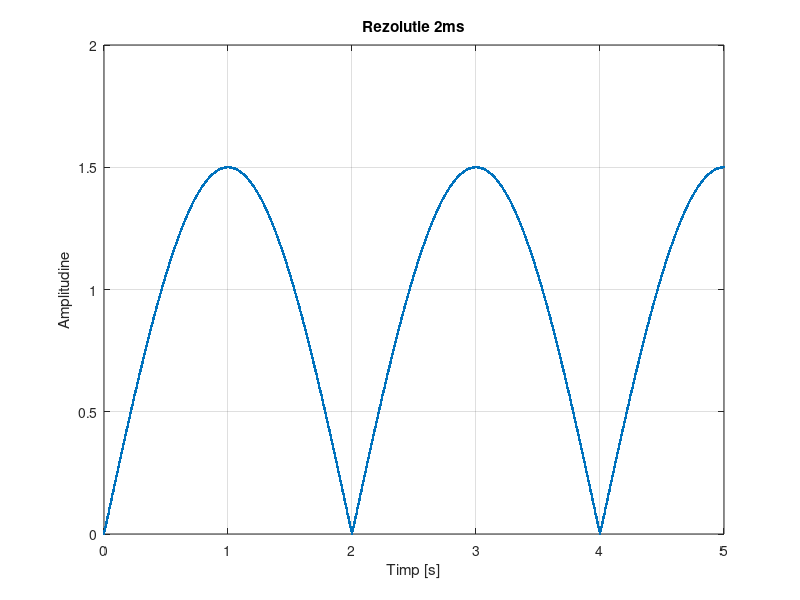
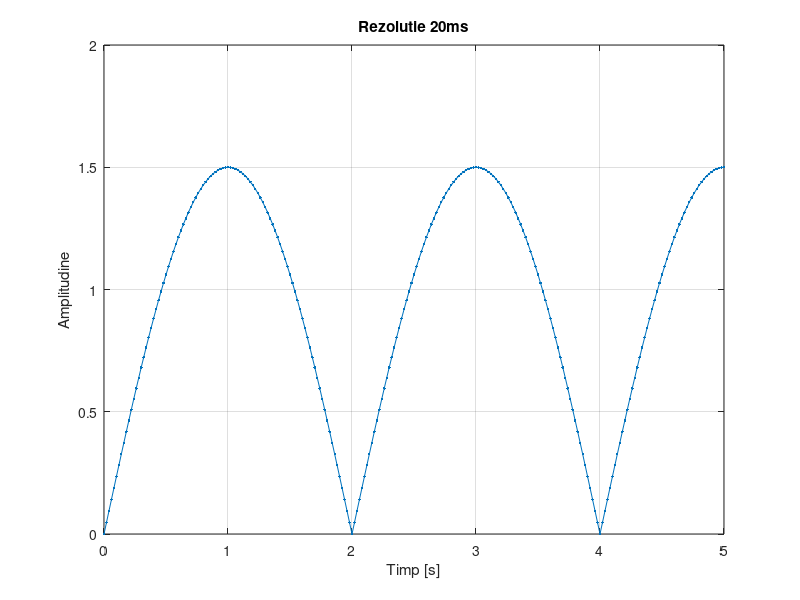
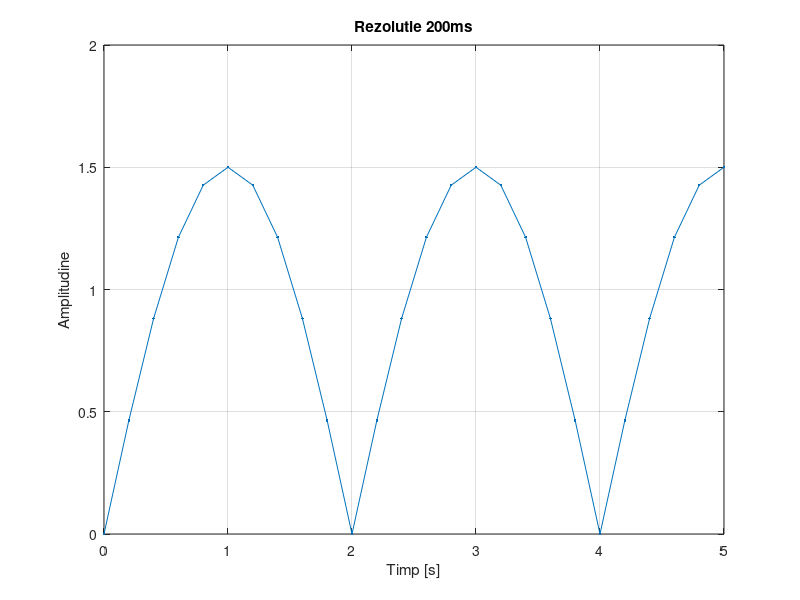

MATLAB code for these plots, in order:
figure (1);
A = 1.5;   % amplitudinea 
T = 4; %durata unei perioada in secunde
Frecv = 1 / T; %frecventa
t = 0:0.002:5;    % timpul de la 0 la 5 secunde cu rezolutie temporara de 2ms
semnal =abs (A*sin(2*pi*Frecv*t));     % sintaxa sin deseneaza un grafic sinusoidal cu amplitudinea A, perioada t si frecventa F
plot(t,semnal,'.-'),xlabel('Timp [s]'),ylabel('Amplitudine'),title('Rezolutie 2ms'),grid;
figure(2);
A = 1.5;   % amplitudinea 
T = 4;
Frecv = 1 / T;
t = 0:0.02:5;    % timpul de la 0 la 5 secunde cu rezolutie temporara de 20ms
semnal =abs (A*sin(2*pi*Frecv*t));     
plot(t,semnal,'.-'),xlabel('Timp [s]'),ylabel('Amplitudine'),title('Rezolutie 20ms'),grid;
figure(3);
A = 1.5;   % amplitudinea 
T = 4;
Frecv = 1 / T;
t = 0:0.2:5;    % timpul de la 0 la 5 secunde cu rezolutie temporara de 200ms
semnal =abs (A*sin(2*pi*Frecv*t));     
plot(t,semnal,'.-'),xlabel('Timp [s]'),ylabel('Amplitudine'),title('Rezolutie 200ms'),grid;